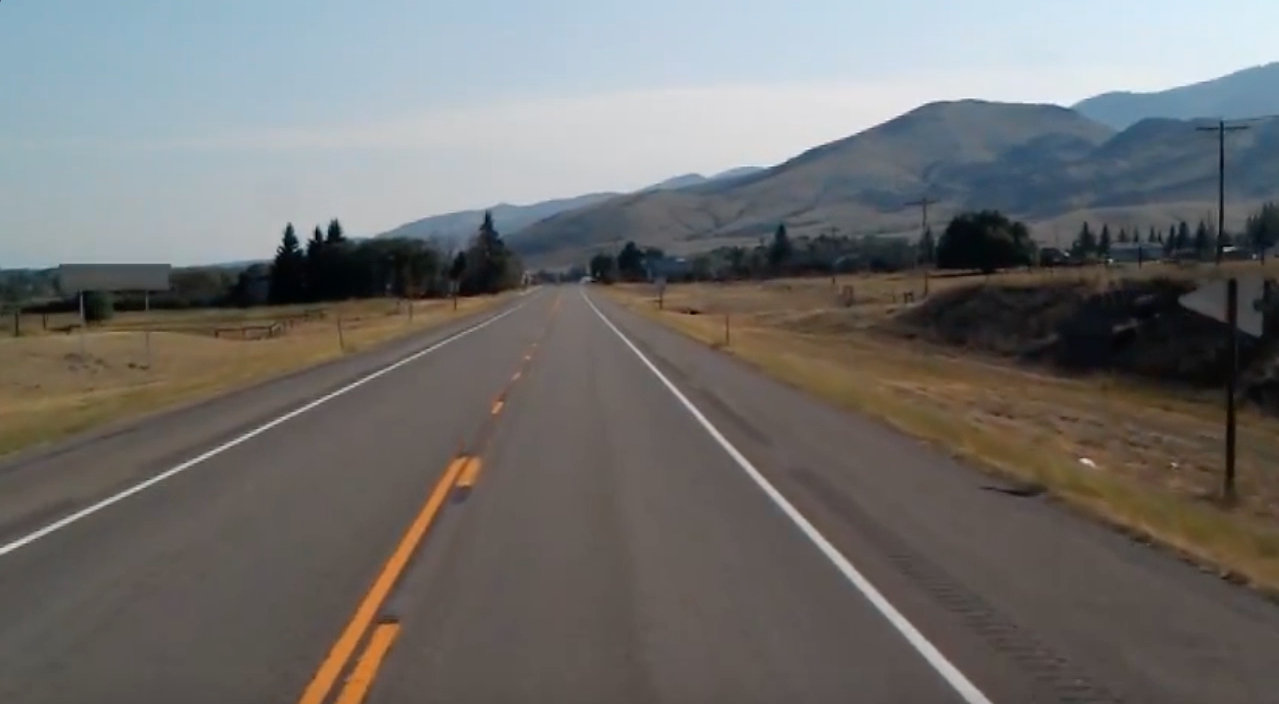
#> input picture test_image.jpg, 1279 x 704 px, given in place of test6.mp4, which was not available
$ python remove_vehicle.py
#> lines starting #> are read from the running program, lines starting #| are printed output that depends on the picture; after the words box and inside, x2 and y2 are one past the last pixel; in counts of white or black regions, pixels touching at a corner belong together; pictures that were not available may be replaced by others from this repository, and a replacement may not be noted
import cv2
import numpy as np

def region_of_intrest(image):
    height = image.shape[0]
    polygon = np.array([[(100,height),(1550, height),(800,100), (50,600)]])
    mask = np.zeros_like(image)
    cv2.fillPoly(mask,polygon,255)
    masked_image = cv2.bitwise_and(image, mask)
    return masked_image

def canny(image):
    gray = cv2.cvtColor(image, cv2.COLOR_RGB2GRAY)
    blur = cv2.GaussianBlur(gray, (5, 5), 0)
    canny = cv2.Canny(blur, 50, 150)
    return canny

def harris(image):
    dst = cv2.cornerHarris(image, 2, 3, 0.04)
    fname[dst > 0.01 * dst.max()] = [0, 0, 255]
    return dst

def corners(image):
    corners = cv2.goodFeaturesToTrack((harris(region_of_intrest(canny(fname)))), 25, 0.01, 10)
    corners = np.int0(corners)

    for i in corners:
        x, y = i.ravel()
        cv2.circle(image, (x, y), 3, 255, -1)
    return image


images = cv2.VideoCapture('test6.mp4')

kernal = cv2.getStructuringElement(cv2.MORPH_ELLIPSE, (5,5))
forback = cv2.bgsegm.createBackgroundSubtractorGMG()

while True:
        ret, fname = images.read()
#> fname is the input picture: shape (704, 1279, 3); mean B, G, R 109.7, 111.3, 112.3

        fgmask = forback.apply(fname)
#> fgmask: shape (704, 1279); every value is 0
        fgmask = cv2.morphologyEx(fgmask, cv2.MORPH_OPEN, kernal)


        cv2.imshow('DST', corners(fgmask))
#> in canny, `canny = cv2.Canny(blur, 50, 150)`:
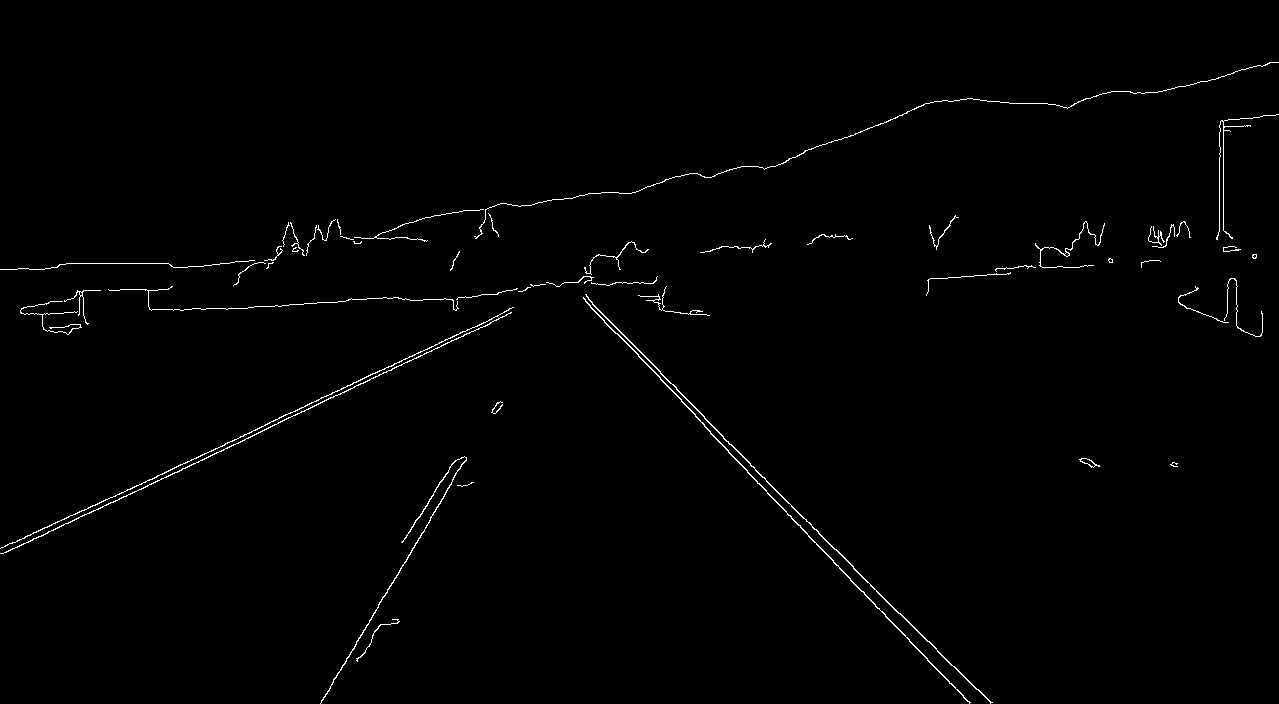
#> canny: shape (704, 1279); 0.91% white in thin lines or dots
#> in region_of_intrest, `height = image.shape[0]`: height = 704
#> in region_of_intrest, `polygon = np.array([[(100,height),(1550, height),(800,100), (50,600)]])`: polygon = [[100, 704], [1550, 704], [800, 100], [50, 600]]
#> in region_of_intrest, `cv2.fillPoly(mask,polygon,255)`:
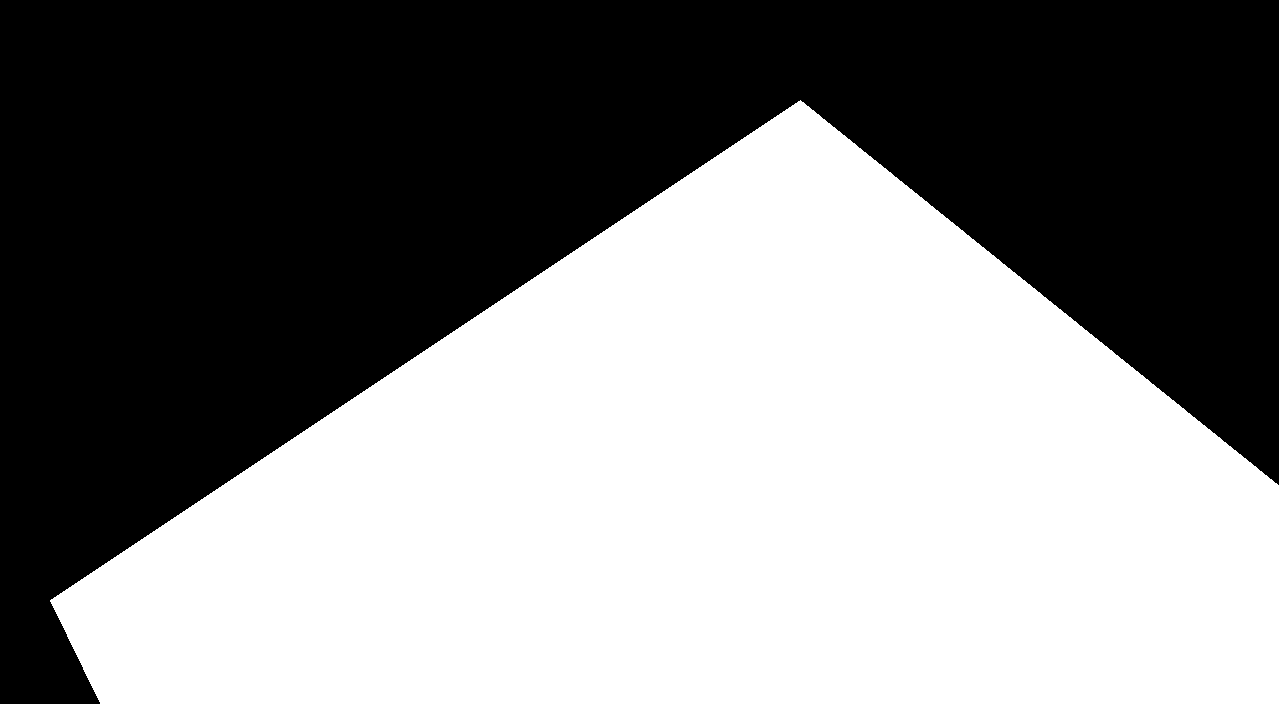
#> mask: shape (704, 1279); 51.1% white; 1 black region, box (x1, y1, x2, y2) and area: (0, 0, 1279, 704) 440657
#> in region_of_intrest, `masked_image = cv2.bitwise_and(image, mask)`: masked_image: shape (704, 1279); 0.39% white in thin lines or dots, all inside (x1, y1, x2, y2) = (320, 137, 1178, 704)
#> in harris, `fname[dst > 0.01 * dst.max()] = [0, 0, 255]`:
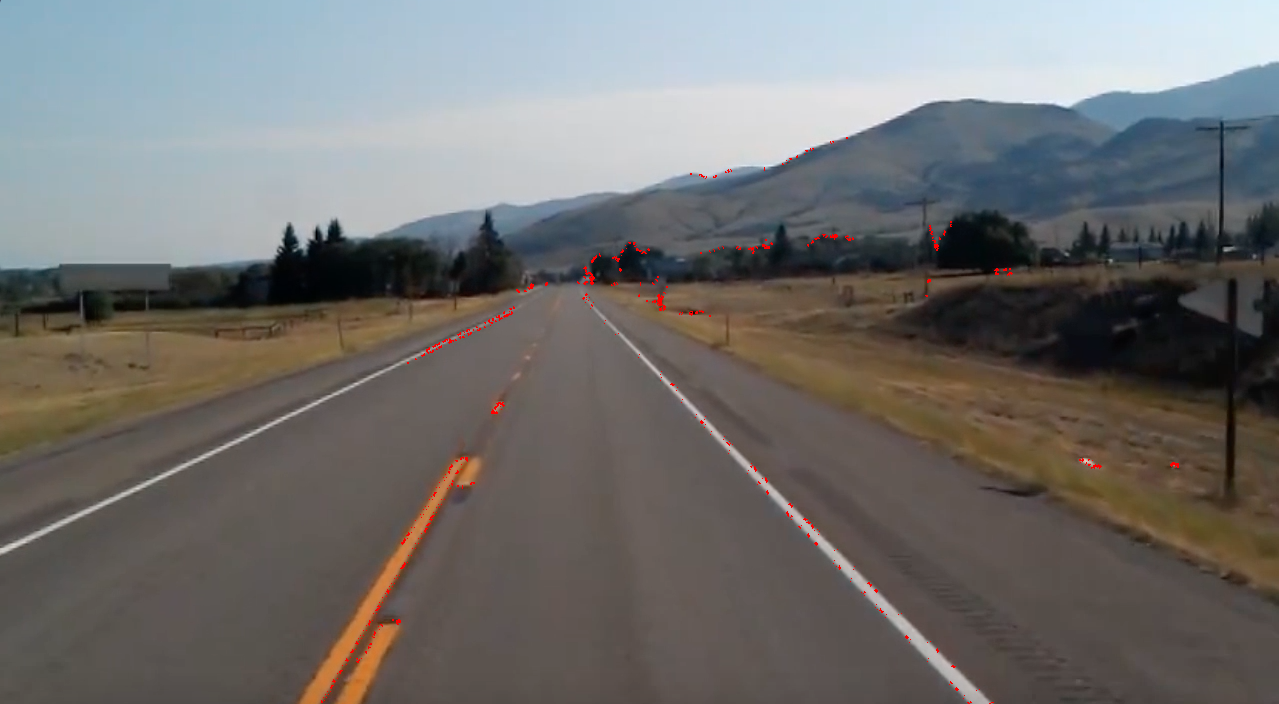
#> fname: shape (704, 1279, 3); 0.22% of pixels changed, all inside (x1, y1, x2, y2) = (321, 137, 1179, 704)
#> in corners, `corners = cv2.goodFeaturesToTrack((harris(region_of_intrest(canny(fnam..`: corners = 25 rows, first 8: [585, 268], [1099, 466], [832, 236], [692, 313], [590, 279], [658, 298], [1177, 464], [357, 661]
#> the loop in corners, `for i in corners:` made 25 passes
#> (x, y) on passes 1 to 12: (585, 268), (1099, 466), (832, 236), (692, 313), (590, 279), (658, 298), (1177, 464), (357, 661), (1083, 460), (584, 298), (511, 313), (531, 285)
#> after the loop in corners, `for i in corners:`:
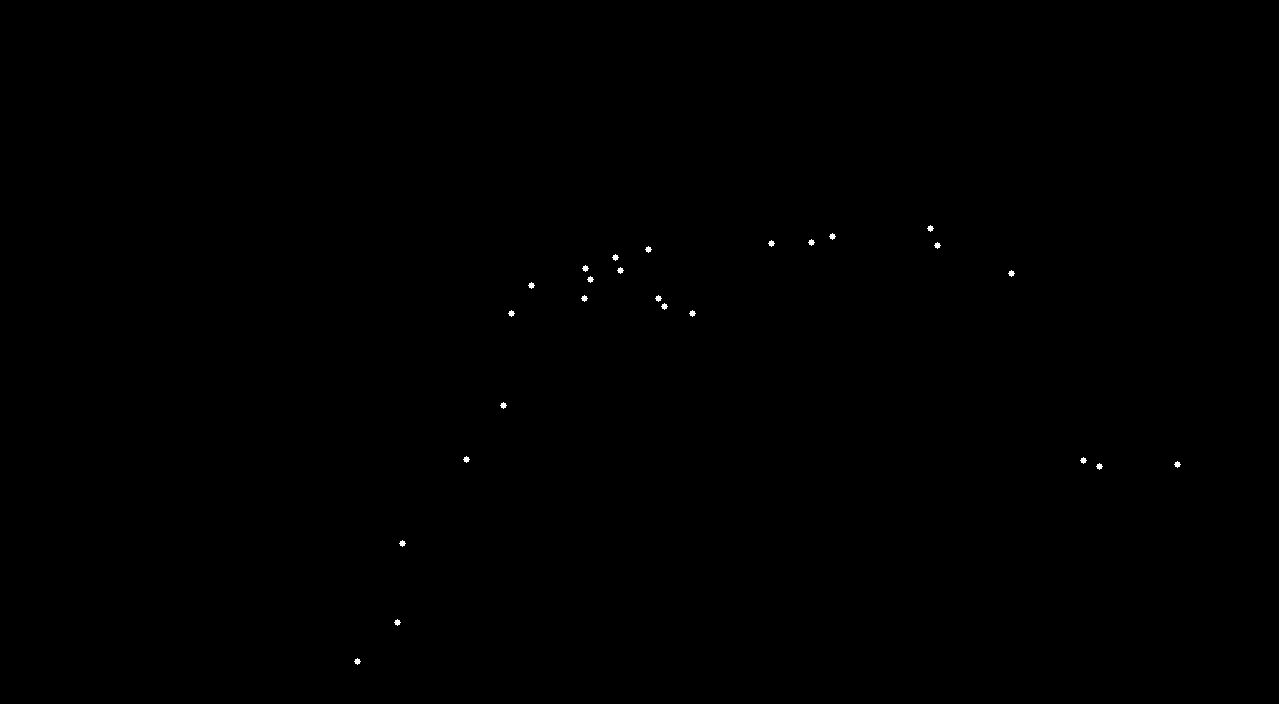
#> image: shape (704, 1279); 0.08% white; 25 white regions, largest, box (x1, y1, x2, y2) and area: (927, 225, 934, 232) 29, (829, 233, 836, 240) 29, (808, 239, 815, 246) 29
        if cv2.waitKey(1) & 0xFF == ord ('q'):
#> (key Esc is pressed here)
            break

cv2.destroyAllWindows()
